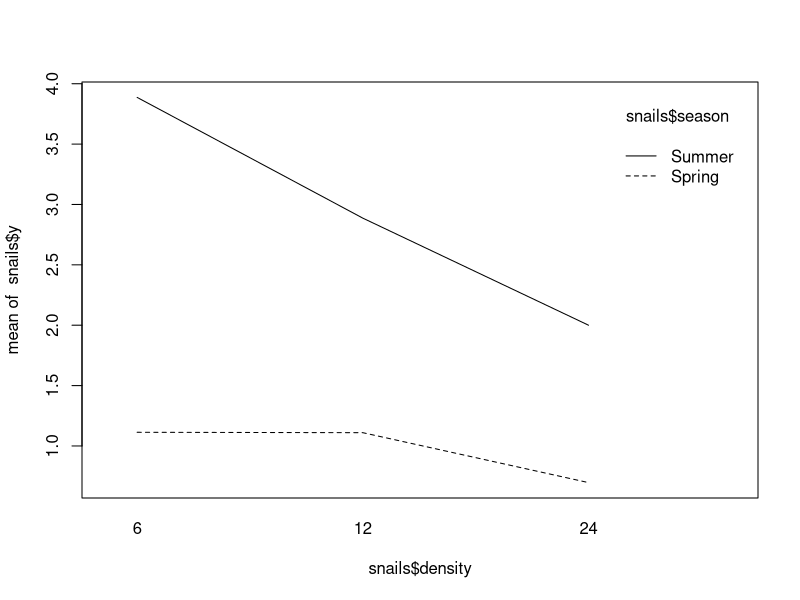

This chart was generated by the following R code:
## Create data ####
season  <- factor(rep(c("Spring", "Summer"), each = 6))
density <- factor(rep(c(6, 12, 24), each = 3))
y <- c(1.17, 0.50, 1.67, 1.50, 0.83, 1.00, 0.67, 0.67, 0.75,
       4.00, 3.83, 3.83, 3.33, 2.58, 2.75, 2.54, 1.83, 1.63)

design <- expand.grid(density = factor(c(6, 12, 24)), season = c("Spring", "Summer"))
snails <- data.frame(design[rep(1:nrow(design), each = 3),],
                     y = y)

## Have a look at interaction plot ####
interaction.plot(snails$density, snails$season, snails$y)

## Fit two-way ANOVA model with interaction ####
options(contrasts = c("contr.treatment", "contr.treatment"))
fit <- aov(y ~ season * density, data = snails)
summary(fit)

## Fit a model per season ####
fit.spring <- aov(y ~ density, data = subset(snails, season == "Spring"))
fit.summer <- aov(y ~ density, data = subset(snails, season == "Summer"))

summary(fit.spring)
summary(fit.summer)

0.1722 / 0.144

pf(1.2, 2, 12, lower.tail = FALSE)

coef(fit)
coef(fit.spring)
coef(fit.summer)
